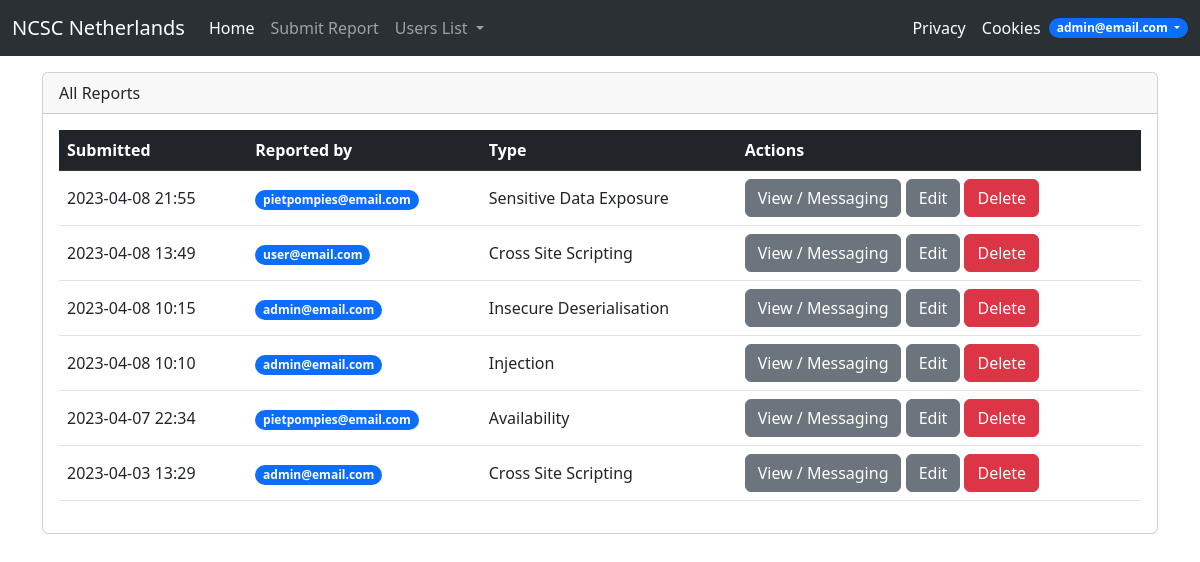
/dashboard (signed in), run on the app's committed database.
### App.py (models this page shows)
class User(db.Model, UserMixin):
    id = db.Column(db.Integer, primary_key=True)
    first_name = db.Column(db.String)
    surname_prefix = db.Column(db.String)
    surname = db.Column(db.String)
    email = db.Column(db.String, unique=True)
    password = db.Column(db.String)
    phone_number = db.Column(db.String)
    role = db.Column(db.String, default="User")
    is_deleted = db.Column(db.Boolean, default=False)
    enc_key = db.Column(db.String)
    userreports = db.relationship('Report', backref="user", lazy=True)
    usermessages = db.relationship('Message', backref="from_user", lazy=True)

### App.py (the view)
@app.route("/dashboard")
@login_required
def dashboard():
    if current_user.role == "Admin":
        reports_encr = db.session.query(Report) \
            .order_by(Report.date_time.desc()).all()
    else:
        reports_encr = db.session.query(Report) \
            .where(current_user.id == Report.user_id) \
            .order_by(Report.date_time.desc()).all()
    reports = []
    for rep in reports_encr:
        content = decrypt_data(rep.report_content, rep.user.enc_key)
        content['vulnerability'] = " ".join(map(str.capitalize, content['vulnerability'].split("_")))
        other_fields = {
            "id": rep.id,
            "user_id": rep.user_id,
            "date_time": rep.date_time.strftime('%Y-%m-%d %H:%M'),
            "user_email": rep.user.email
        }
        other_fields.update(content)
        reports.append(other_fields)
    return render_template("dashboard.html", reports=reports, role=current_user.role)

### App.py (called while the page is built)
@login_manager.user_loader
def load_user(user_id):
    return User.query.get(int(user_id))

### encrypt.py (called while the page is built)
def decrypt_data(encrypted_data, dec_key):
    fernet = Fernet(dec_key)
    decrypted_data = fernet.decrypt(encrypted_data)
    json_data = json.loads(decrypted_data.decode())
    return json_data

### templates/dashboard.html (shortened to what this page needs)
{% extends 'base.html' %}
{% block body %}
    <div class="container">
        <div class="card">
            <div class="card-header">
                {% if role == "Admin" %}
                    All Reports
                {% else %}
                    Your Reports
                {% endif %}
            </div>
            <div class="card-body" style="max-height: 30rem;overflow-y: auto;">
                <table class="table">
                    <thead class="table-dark">
                    <tr>
                        <th>Submitted</th>
                        {% if role == "Admin" %}<th>Reported by</th>{% endif %}
                        <th>Type</th>
                        <th>Actions</th>
                    </tr>
                    </thead>
                    <tbody>
                    {% for report in reports %}
                        <tr>
                            <td class="align-middle">{{ report.date_time }}</td>
                            {% if role == "Admin" %}<td class="align-middle">
                                <a href="{{ url_for('getaccount', email=report.user_email) }}" class="badge rounded-pill bg-primary text-decoration-none">{{ report.user_email }}</a></td>{% endif %}
                            <td class="align-middle">{{ report.vulnerability }}</td>
                            <td class="align-middle">
                                <a href="{{ url_for('messaging', report_id=report.id)}}" class="btn btn-secondary">View / Messaging</a>
                                <a href="{{ url_for('editreport', report_id=report.id)}}" class="btn btn-secondary">Edit</a>
                                {% if role == "Admin" %}<button type="button" class="btn btn-danger delete-report-btn" data-toggle="modal" data-target="#confirm-delete-modal-{{ report.id }}">Delete</button>{% endif %} </td>
                        </tr>
                    {% endfor %}
                </table>
            </div>
        </div>
    </div>
{% endblock %}

### templates/base.html (shortened to what this page needs)
<!DOCTYPE html>
<html lang="en">
<head>
    {% block head %}
        <link href="https://cdn.jsdelivr.net/npm/bootstrap@5.3.0-alpha2/dist/css/bootstrap.min.css" rel="stylesheet"
>
    {% endblock %}
</head>
<body>
<nav class="navbar navbar-expand-lg bg-body-tertiary" data-bs-theme="dark">
    <div class="container-fluid">
        <a class="navbar-brand" href="{{ url_for('index') }}">NCSC Netherlands</a>
        <div class="collapse navbar-collapse" id="navbarSupportedContent">
            <ul class="navbar-nav me-auto mb-2 mb-lg-0">
                {% if not current_user.is_authenticated %}
                    <li class="nav-item">
                        <a class="nav-link active" aria-current="page" href="{{ url_for('index') }}">Home</a>
                    </li>
                    <li class="nav-item">
                        <a class="nav-link" href="{{ url_for('login') }}">Login</a>
                    </li>
                    <li class="nav-item">
                        <a class="nav-link" href="{{ url_for('register') }}">Register</a>
                    </li>
                {% else %}
                    <li class="nav-item">
                        <a class="nav-link active" aria-current="page" href="{{ url_for('index') }}">Home</a>
                    </li>
                    <li class="nav-item">
                        <a class="nav-link" href="{{ url_for('submitreport') }}">Submit Report</a>
                    </li>
                    {% if current_user.is_authenticated and current_user.role=="Admin" %}
                        <li class="nav-item dropdown">
                            <a class="nav-link dropdown-toggle" href="#" id="navbarDropdown" role="button"
                               data-bs-toggle="dropdown" aria-expanded="true">
                                Users List
                            </a>
                        </li>
                    {% endif %}
                {% endif %}
            </ul>
            <ul class="navbar-nav ms-auto">
                <li class="nav-item">
                    <a class="nav-link active" aria-current="page" href="{{ url_for('privacy') }}">Privacy</a>
                </li>
                <li class="nav-item">
                    <a class="nav-link active" aria-current="page" href="{{ url_for('cookies') }}">Cookies</a>
                </li>
                {% if current_user.is_authenticated %}
                    <li class="nav-item dropdown d-flex align-items-center">
                        <a class="nav-link dropdown-toggle badge rounded-pill bg-primary" href="#" id="navbarDropdown"
                           role="button"
                           data-bs-toggle="dropdown" aria-expanded="true">
                            {{ current_user.email }}
                        </a>
                    </li>
                {% endif %}
            </ul>
        </div>
    </div>
</nav>
{% block body %} {% endblock %}
</body>
</html>

### templates/base.html (style rules this page uses)
html, body { scroll-behavior: smooth; }

### data on the page
User: email "admin@email.com", date_time "2023-04-08 10:15", user_email "admin@email.com", vulnerability "Insecure Deserialisation", date_time "2023-04-08 10:10", vulnerability "Injection", date_time "2023-04-03 13:29", vulnerability "Cross Site Scripting"
User: date_time "2023-04-08 21:55", user_email "pietpompies@email.com", vulnerability "Sensitive Data Exposure", date_time "2023-04-07 22:34", vulnerability "Availability"
User: date_time "2023-04-08 13:49", user_email "user@email.com", vulnerability "Cross Site Scripting"
